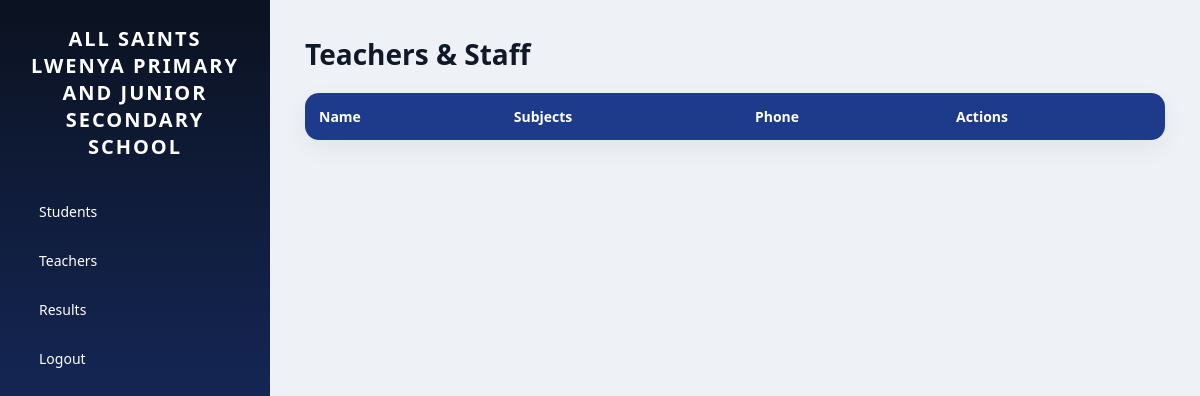
The page /teachers/ on the database as committed earlier.
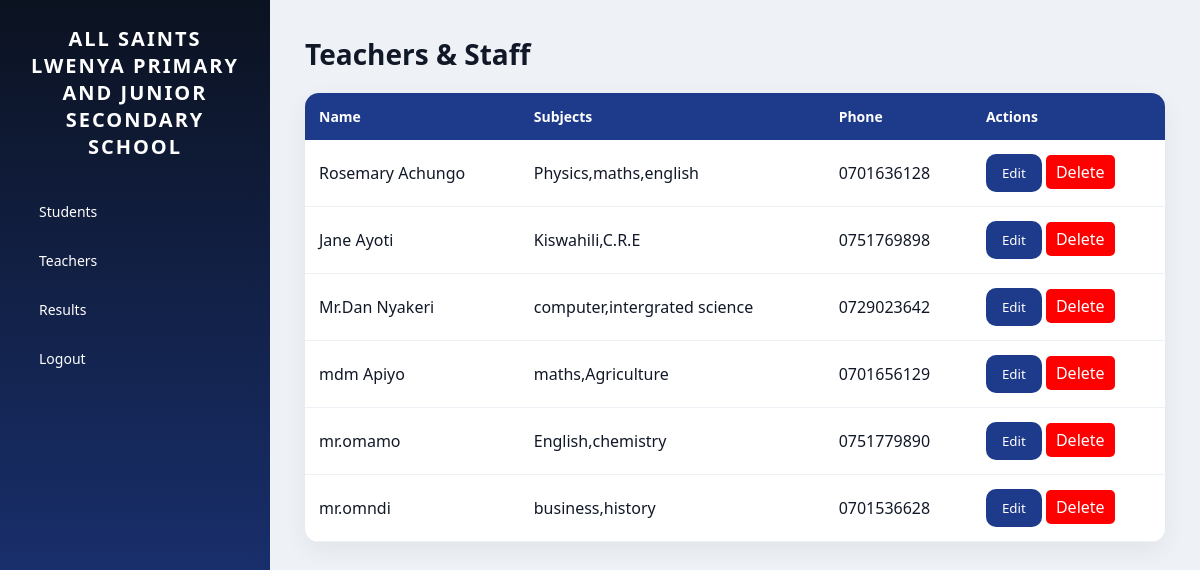
The same page on the database as committed later.
### skullapp/models.py (models this page shows, shortened)
class Teacher(models.Model):
    name = models.CharField(max_length=100)
    subject = models.CharField(max_length=100)
    phone = models.CharField(max_length=15)

### skullapp/views.py (the view)
# urls.py: path('teachers/', views.teachers, name='teachers'),
def teachers(request):
    teachers = Teacher.objects.all()
    return render(request, 'teachers.html', {'teachers': teachers})

### skullapp/templates/teachers.html (shortened to what this page needs)
{% extends 'base.html' %}
{% load static %}
{% block content %}
<h1>Teachers & Staff</h1>
<table>
    <tr>
        <th>Name</th>
        <th>Subjects </th>
        <th>Phone</th>
        <th>Actions</th>
    </tr>
    {% for teacher in teachers %}
    <tr>
        <td>{{ teacher.name }}</td>
        <td>{{ teacher.subject }}</td>
        <td>{{ teacher.phone }}</td>
        <td>
            <a href="{% url 'edit_teacher' teacher.id %}">
                <button>Edit</button>
            </a>
            <a href="{% url 'delete_teacher' teacher.id %}"
   onclick="openDeleteModal({{ teacher.pk }}); return false;"
   style="background:red; color:white; padding:6px 10px; border-radius:5px; text-decoration:none;">
   Delete
</a>
        </td>
    </tr>
    {% endfor %}
</table>
{% endblock %}

Rows that differ between the two databases and show on the page:
added Teacher: name "Rosemary Achungo", subject "Physics,maths,english", phone "0701636128"
added Teacher: name "Jane Ayoti", subject "Kiswahili,C.R.E", phone "0751769898"
added Teacher: name "Mr.Dan Nyakeri", subject "computer,intergrated science", phone "0729023642"
added Teacher: name "mdm Apiyo", subject "maths,Agriculture", phone "0701656129"
added Teacher: name "mr.omamo", subject "English,chemistry", phone "0751779890"
added Teacher: name "mr.omndi", subject "business,history", phone "0701536628"
